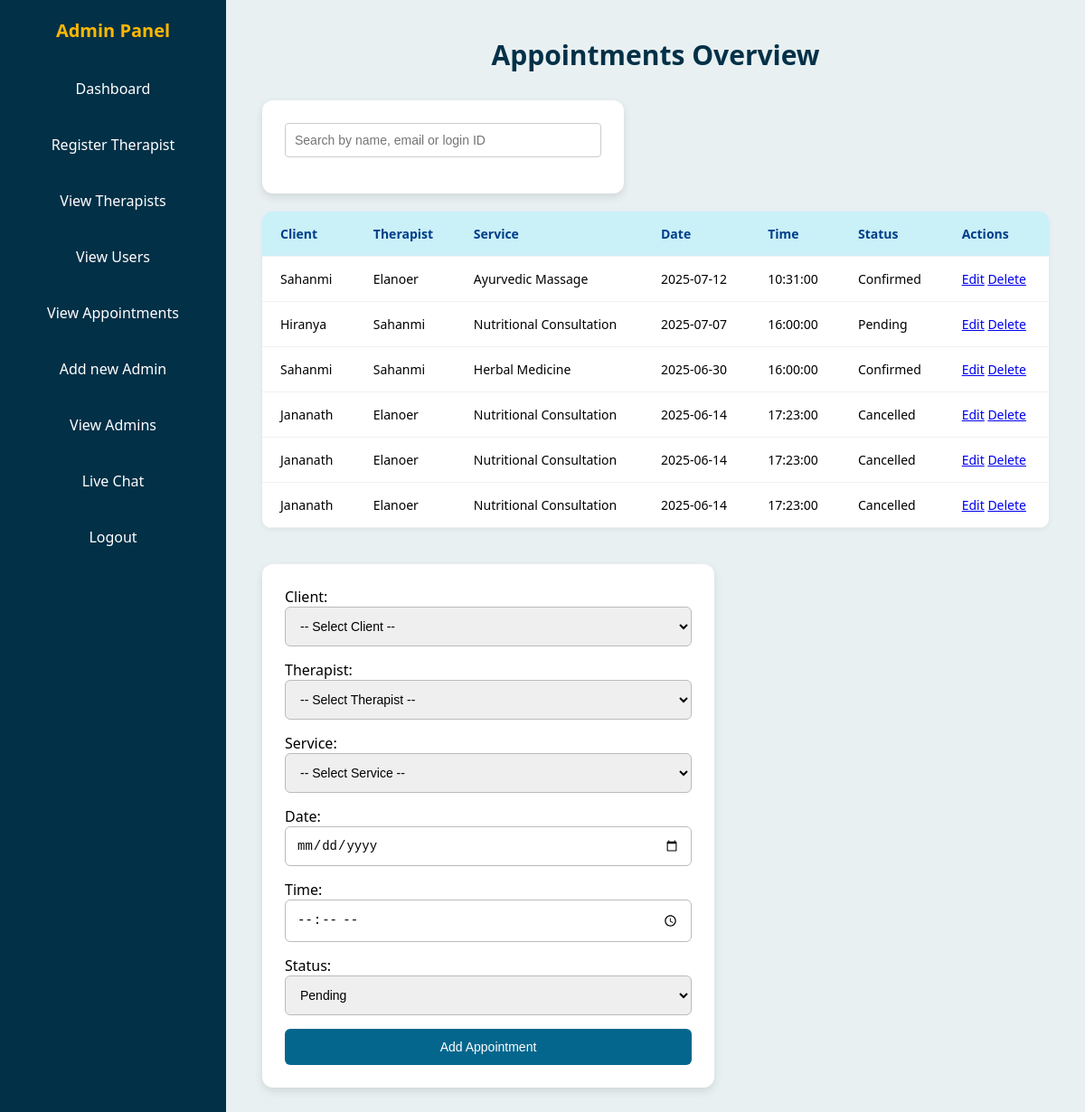
/greenlifewellness/admin/view_appointments.php, run on the app's committed database.
### tables this page shows
CREATE TABLE `appointments` (
  `id` int(11) NOT NULL,
  `client_id` varchar(10) DEFAULT NULL,
  `therapist_id` varchar(10) DEFAULT NULL,
  `service_name` varchar(100) DEFAULT NULL,
  `appointment_date` date DEFAULT NULL,
  `appointment_time` time DEFAULT NULL,
  `status` varchar(20) DEFAULT 'Pending',
  `notes` text DEFAULT NULL,
  `created_at` timestamp NOT NULL DEFAULT current_timestamp()
);

CREATE TABLE `clients` (
  `id` int(11) NOT NULL,
  `login_id` varchar(20) NOT NULL,
  `full_name` varchar(100) NOT NULL,
  `email` varchar(100) NOT NULL,
  `password` varchar(255) NOT NULL,
  `phone` varchar(20) NOT NULL,
  `profile_pic` varchar(255) DEFAULT 'default.png',
  `created_at` timestamp NOT NULL DEFAULT current_timestamp(),
  `profile_picture` varchar(255) DEFAULT NULL
);

CREATE TABLE `therapists` (
  `id` int(11) NOT NULL,
  `login_id` varchar(10) DEFAULT NULL,
  `full_name` varchar(100) DEFAULT NULL,
  `email` varchar(100) DEFAULT NULL,
  `phone` varchar(20) DEFAULT NULL,
  `nic` varchar(20) DEFAULT NULL,
  `address` text DEFAULT NULL,
  `profile_picture` varchar(255) DEFAULT NULL,
  `password` varchar(255) DEFAULT NULL,
  `created_at` timestamp NOT NULL DEFAULT current_timestamp()
);

CREATE TABLE `services` (
  `id` int(11) NOT NULL,
  `service_name` varchar(255) NOT NULL,
  `description` text DEFAULT NULL,
  `duration` varchar(50) DEFAULT NULL,
  `price` decimal(10,2) DEFAULT NULL
);

### greenlifewellness/admin/view_appointments.php (the view, shortened to what this page needs)
<?php
include '../db.php';
$search = isset($_GET['search']) ? trim($_GET['search']) : '';
$query = "SELECT a.*, c.full_name AS client_name, t.full_name AS therapist_name, s.service_name
          FROM appointments a
          LEFT JOIN clients c ON a.client_id = c.login_id
          LEFT JOIN therapists t ON a.therapist_id = t.login_id
          JOIN services s ON a.service_name = s.service_name";
$query .= " ORDER BY a.appointment_date DESC";
$result = $conn->query($query);
$editData = null;
?>
<!DOCTYPE html>
<html lang="en">
<head>
    <link rel="stylesheet" href="admin_dashboard.css">
</head>
<body>
<div class="sidebar">
    <h2>Admin Panel</h2>
    <a href="admin_dashboard.php">Dashboard</a>
    <a href="add_therapist.php">Register Therapist</a>
    <a href="view_therapist.php">View Therapists</a>
    <a href="view_clients.php">View Users</a>
    <a href="view_appointments.php" class="active">View Appointments</a>
    <a href="add_new_admin.php">Add new Admin</a>
    <a href="view_admins.php">View Admins</a>
     <a href="https://dashboard.tawk.to/#/chat">Live Chat</a>
    <a href="../index.php">Logout</a>
</div>
<div class="main-content">
    <div class="header">Appointments Overview</div>
    <form method="GET" style="margin-bottom: 20px; max-width: 400px;">
        <input type="text" name="search" placeholder="Search by name, email or login ID"
               value="<?= htmlspecialchars($search) ?>"
               style="width: 100%; padding: 10px; border-radius: 4px; border: 1px solid #ccc;">
    </form>
    <div class="table-container">
        <table id="appointmentsTable">
            <thead>
                <tr>
                    <th>Client</th>
                    <th>Therapist</th>
                    <th>Service</th>
                    <th>Date</th>
                    <th>Time</th>
                    <th>Status</th>
                    <th>Actions</th>
                </tr>
            </thead>
            <tbody>
            <?php while ($row = $result->fetch_assoc()): ?>
                <tr>
                    <td><?= htmlspecialchars($row['client_name'] ?? '-') ?></td>
                    <td><?= htmlspecialchars($row['therapist_name'] ?? '-') ?></td>
                    <td><?= htmlspecialchars($row['service_name']) ?></td>
                    <td><?= htmlspecialchars($row['appointment_date']) ?></td>
                    <td><?= htmlspecialchars($row['appointment_time']) ?></td>
                    <td><span class="status <?= strtolower($row['status']) ?>"><?= htmlspecialchars($row['status']) ?></span></td>
                    <td>
                        <a href="?action=edit&id=<?= $row['id'] ?>" class="action-btn">Edit</a>
                        <a href="?action=delete&id=<?= $row['id'] ?>" onclick="return confirm('Delete this appointment?')" class="action-btn danger">Delete</a>
                    </td>
                </tr>
            <?php endwhile; ?>
            </tbody>
        </table>
    </div>
<div class="form-wrapper" style="margin-top: 40px;">
        <div class="form-section">
            <form method="post">
                <label>Client:</label>
                <select name="client_id" required>
                    <option value="">-- Select Client --</option>
                </select>
                <label>Therapist:</label>
                <select name="therapist_id" required>
                    <option value="">-- Select Therapist --</option>
                </select>
                <label>Service:</label>
                <select name="service_name" required>
                    <option value="">-- Select Service --</option>
                </select>
                <label>Date:</label>
                <input type="date" name="appointment_date" value="<?= $editData['appointment_date'] ?? '' ?>" required>
                <label>Time:</label>
                <input type="time" name="appointment_time" value="<?= $editData['appointment_time'] ?? '' ?>" required>
                <label>Status:</label>
                <select name="status" required>
                    <option value="Pending" <?= (isset($editData) && $editData['status'] == 'Pending') ? 'selected' : '' ?>>Pending</option>
                </select>
                <button type="submit"><?= isset($editData) ? 'Update Appointment' : 'Add Appointment' ?></button>
            </form>
        </div>
    </div>
</div>
</body>
</html>

### greenlifewellness/admin/admin_dashboard.css (style rules this page uses)
* { box-sizing: border-box; margin: 0; padding: 0; }
body { font-family: 'Segoe UI', Tahoma, Geneva, Verdana, sans-serif; background-color: #e8f0f2; display: flex; min-height: 100vh; }
.sidebar { width: 250px; background-color: #023047; color: white; display: flex; flex-direction: column; padding: 20px; position: fixed; height: 100%; align-items: center; }
.sidebar h2 { margin-bottom: 20px; text-align: center; color: #ffb703; font-size: 20px; }
.sidebar a { color: white; text-decoration: none; margin: 10px 0; padding: 10px 14px; border-radius: 8px; transition: background-color 0.3s ease; width: 100%; text-align: center; }
.main-content { margin-left: 250px; padding: 40px; flex-grow: 1; width: calc(100% - 250px); }
.header { font-size: 30px; margin-bottom: 30px; color: #023047; font-weight: 600; text-align: center; }
h2 { text-align: center; color: #05668d; margin-bottom: 20px; }
form { background-color: #ffffff; padding: 25px; border-radius: 12px; box-shadow: 0 4px 10px rgba(0,0,0,0.1); max-width: 500px; margin-bottom: 30px; }
input[type="text"], input[type="email"], input[type="password"], input[type="date"], input[type="time"], select { width: 100%; padding: 12px; margin-bottom: 15px; border: 1px solid #bbb; border-radius: 6px; font-size: 14px; }
input[type="submit"], button { background-color: #05668d; color: white; padding: 12px 20px; border: none; border-radius: 6px; font-size: 14px; transition: background-color 0.3s ease; cursor: pointer; width: 100%; }
table { width: 100%; margin-top: 20px; border-collapse: collapse; background-color: #ffffff; box-shadow: 0 2px 6px rgba(0,0,0,0.05); border-radius: 10px; overflow: hidden; }
th, td { padding: 15px 20px; text-align: left; border-bottom: 1px solid #f1f1f1; font-size: 14px; }
th { background-color: #caf0f8; color: #023e8a; font-weight: bold; }

### data on the page
appointments: clients.full_name "Sahanmi", therapists.full_name "Elanoer", services.service_name "Ayurvedic Massage", appointment_date "2025-07-12", appointment_time "10:31:00", status "Confirmed"
appointments: clients.full_name "Hiranya", therapists.full_name "Sahanmi", services.service_name "Nutritional Consultation", appointment_date "2025-07-07", appointment_time "16:00:00", status "Pending"
appointments: clients.full_name "Sahanmi", therapists.full_name "Sahanmi", services.service_name "Herbal Medicine", appointment_date "2025-06-30", appointment_time "16:00:00", status "Confirmed"
appointments: clients.full_name "Jananath", therapists.full_name "Elanoer", services.service_name "Nutritional Consultation", appointment_date "2025-06-14", appointment_time "17:23:00", status "Cancelled"
appointments: clients.full_name "Jananath", therapists.full_name "Elanoer", services.service_name "Nutritional Consultation", appointment_date "2025-06-14", appointment_time "17:23:00", status "Cancelled"
appointments: clients.full_name "Jananath", therapists.full_name "Elanoer", services.service_name "Nutritional Consultation", appointment_date "2025-06-14", appointment_time "17:23:00", status "Cancelled"
